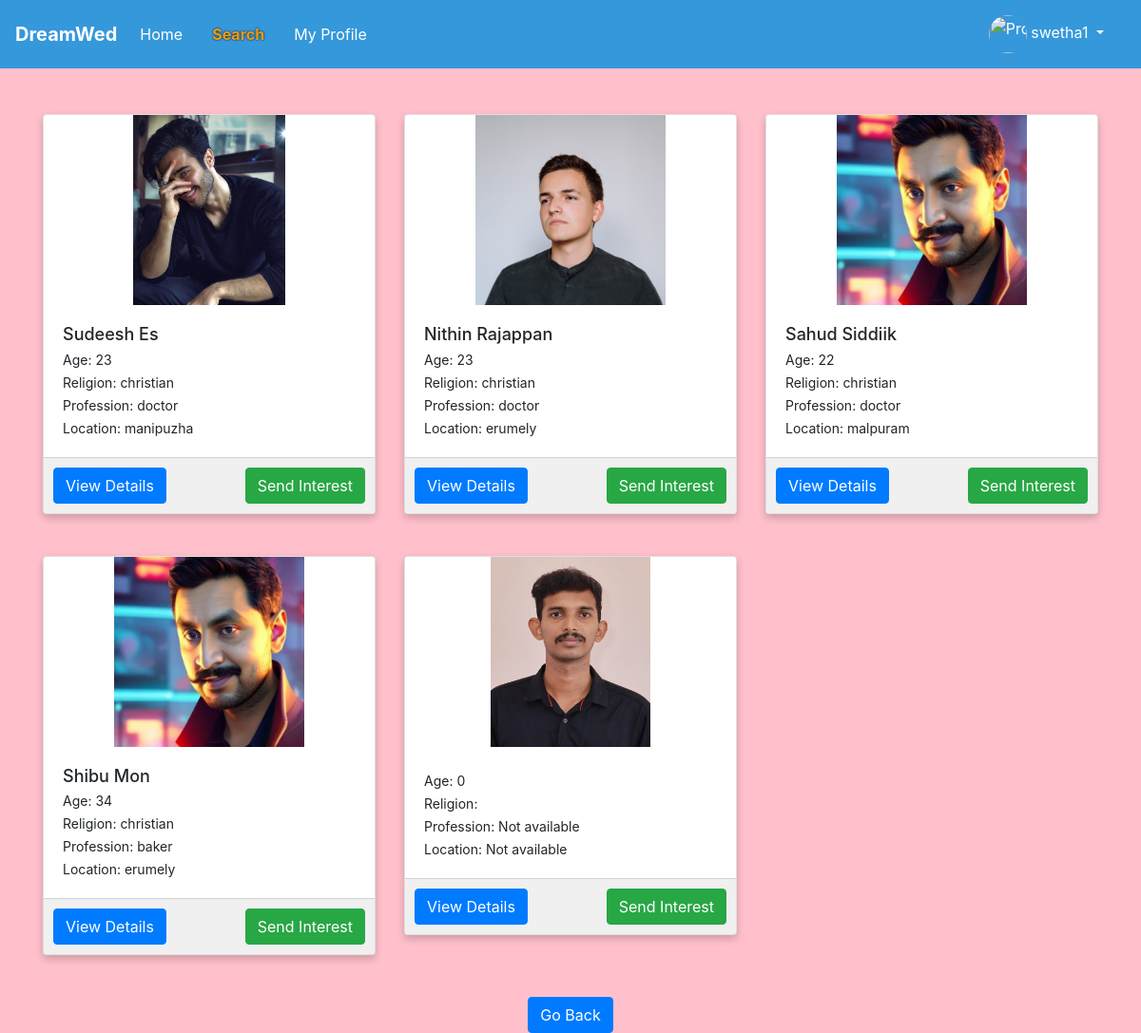
/matint/global-search/ (signed in), run on an earlier commit of the app's database.
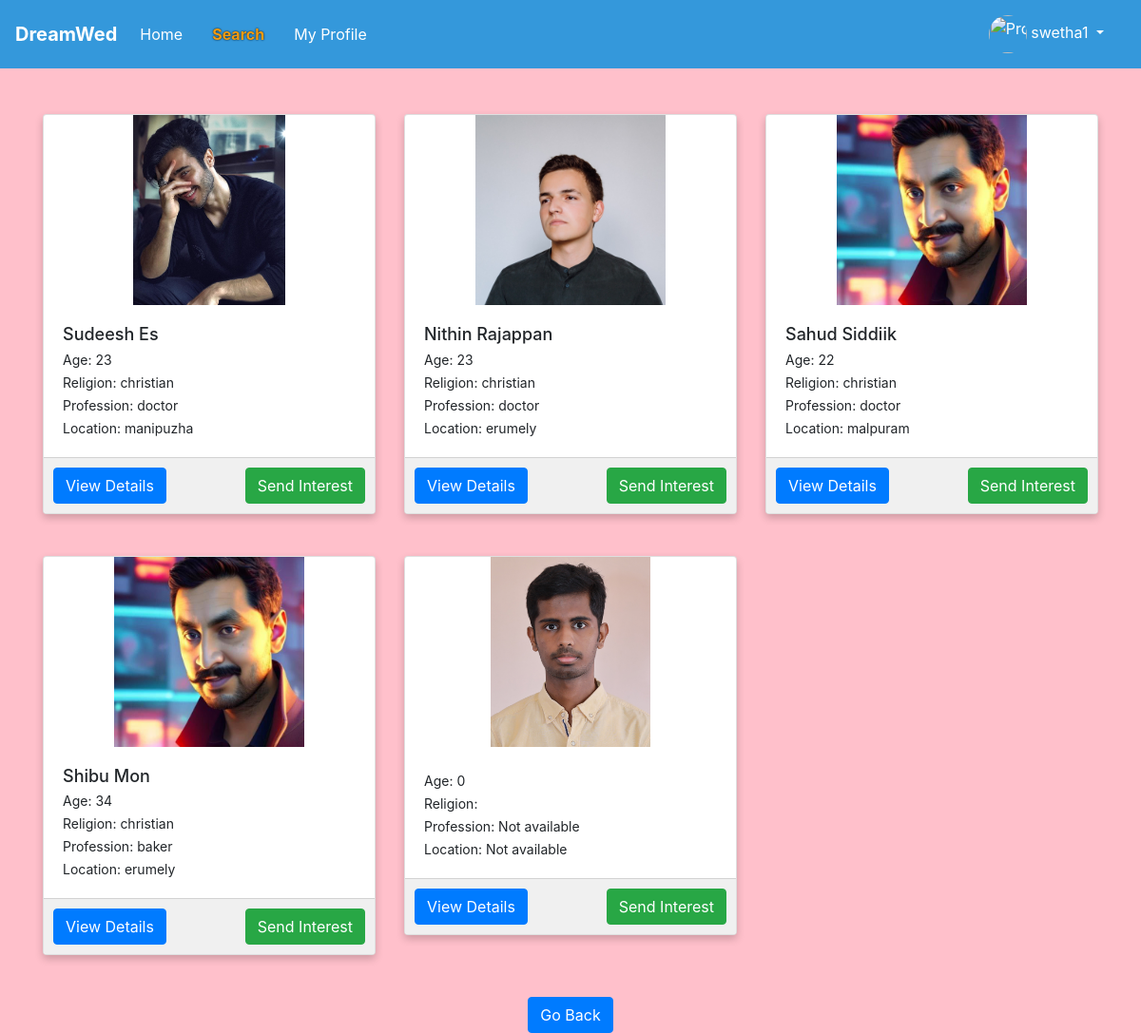
And on a later commit of the database.
### matrimony/models.py (models this page shows, shortened)
class PersonalDetails(models.Model):
    user = models.OneToOneField(User, on_delete=models.CASCADE)  # Create a one-to-one relationship with the User model
    first_name = models.CharField(max_length=100)
    middle_name = models.CharField(max_length=100,blank=True, null=True)
    last_name = models.CharField(max_length=100)
    gender = models.CharField(max_length=10)
    birth_place = models.CharField(max_length=100)
    address = models.CharField(max_length=100)
    date_of_birth = models.DateField()
    blood_group = models.CharField(max_length=10)
    phone_number = models.CharField(max_length=15,unique=True)
    profile_image = models.ImageField(upload_to='profile_images/', blank=True, null=True)  # Define the profile image field
    mother_tongue = models.CharField(max_length=100)
    religion = models.CharField(max_length=100)
    sector = models.CharField(max_length=100)
    perso_fill = models.BooleanField(default=False)
    marital_status = models.CharField(max_length=100)
    about_you = models.TextField(blank=True)
    aadhar_card = models.FileField(upload_to='aadhar_cards/', blank=True, null=True)
    aadhar_valid = models.BooleanField(default=True)
    hobbies = models.ManyToManyField(Hobby, blank=True,null=True)
    def calculate_age(self):
        today = date.today()
        age = today.year - self.date_of_birth.year - ((today.month, today.day) < (self.date_of_birth.month, self.date_of_birth.day))
        return age

### matint/views.py (the view)
# urls.py: path('global-search/', views.global_search, name='global_search'),
@never_cache
@login_required(login_url='accounts:login')
def global_search(request):
    query = {
        'first_name': request.GET.get('first_name', ''),
        'last_name': request.GET.get('last_name', ''),
        'religion': request.GET.get('religion', ''),
        'current_city': request.GET.get('current_city', ''),
        'current_state': request.GET.get('current_state', ''),
        'highest_qualification': request.GET.get('highest_qualification', ''),
        'occupation': request.GET.get('occupation', ''),
        'min_age': request.GET.get('min_age', ''),  # Add min_age field to query dictionary
        'max_age': request.GET.get('max_age', ''),
        'min_height': request.GET.get('min_height', ''),
        'max_height': request.GET.get('max_height', ''),
        'min_weight': request.GET.get('min_weight', ''),
        'max_weight': request.GET.get('max_weight', ''),
    }
    personal_details_qs = PersonalDetails.objects.all()
    if query['first_name']:
        personal_details_qs = personal_details_qs.filter(first_name__icontains=query['first_name'])
    if query['last_name']:
        personal_details_qs = personal_details_qs.filter(last_name__icontains=query['last_name'])
    if query['religion']:
        personal_details_qs = personal_details_qs.filter(religion__icontains=query['religion'])
    if query['min_age']:
        min_age = int(query['min_age'])
        min_birth_year = date.today().year - min_age
        min_birth_date = date(min_birth_year, date.today().month, date.today().day)
        personal_details_qs = personal_details_qs.filter(date_of_birth__lte=min_birth_date)
    if query['max_age']:
        max_age = int(query['max_age'])
        max_birth_year = date.today().year - max_age - 1
        max_birth_date = date(max_birth_year, date.today().month, date.today().day)
        personal_details_qs = personal_details_qs.filter(date_of_birth__gte=max_birth_date)
    location_details_qs = LocationDetails.objects.all()
    if query['current_city']:
        location_details_qs = location_details_qs.filter(current_city__iexact=query['current_city'])
    if query['current_state']:
        location_details_qs = location_details_qs.filter(current_state__iexact=query['current_state'])
        location_users = location_details_qs.values_list('user', flat=True)
        personal_details_qs = personal_details_qs.filter(user__in=location_users)
    educational_details_qs = EducationalDetails.objects.all()
    if query['highest_qualification']:
        educational_details_qs = educational_details_qs.filter(highest_qualification__icontains=query['highest_qualification'])
        educational_users = educational_details_qs.values_list('user', flat=True)
        personal_details_qs = personal_details_qs.filter(user__in=educational_users)
    employment_details_qs = EmploymentDetails.objects.all()
    if query['occupation']:
        employment_details_qs = employment_details_qs.filter(occupation__icontains=query['occupation'])
        employment_users = employment_details_qs.values_list('user', flat=True)
        personal_details_qs = personal_details_qs.filter(user__in=employment_users)
    physical_details_qs = PhysicalDetails.objects.all()
    if query['min_height']:
        min_height = float(query['min_height'])
        physical_details_qs = physical_details_qs.filter(height__gte=min_height)
        physical_users = physical_details_qs.values_list('user_id', flat=True)
        personal_details_qs = personal_details_qs.filter(user_id__in=physical_users)
    if query['max_height']:
        max_height = float(query['max_height'])
        physical_details_qs = physical_details_qs.filter(height__lte=max_height)
        physical_users = physical_details_qs.values_list('user_id', flat=True)
        personal_details_qs = personal_details_qs.filter(user_id__in=physical_users)
    if query['min_weight']:
        min_weight = float(query['min_weight'])
        physical_details_qs = physical_details_qs.filter(weight__gte=min_weight)
        physical_users = physical_details_qs.values_list('user_id', flat=True)
        personal_details_qs = personal_details_qs.filter(user_id__in=physical_users)
    if query['max_weight']:
        max_weight = float(query['max_weight'])
        physical_details_qs = physical_details_qs.filter(weight__lte=max_weight)
        physical_users = physical_details_qs.values_list('user_id', flat=True)
        personal_details_qs = personal_details_qs.filter(user_id__in=physical_users)
    user_gender = None
    if request.user.is_authenticated:
        user = request.user
        try:
            personal_details = PersonalDetails.objects.get(user=user)
            user_gender = personal_details.gender
        except PersonalDetails.DoesNotExist:
            pass
    if user_gender:
        personal_details_qs = personal_details_qs.exclude(gender=user_gender)
    logged_in_user = request.user if request.user.is_authenticated else None
    if logged_in_user:
        blocked_users = BlockedUser.objects.filter(user=logged_in_user).values_list('blocked_user', flat=True)
        not_interested_users = NotInterested.objects.filter(user=logged_in_user).values_list('not_interested_user', flat=True)
        excluded_users = list(blocked_users) + list(not_interested_users)
        personal_details_qs = personal_details_qs.exclude(user__in=excluded_users)
    context = {
        'query': query,
        'personal_details': personal_details_qs,
        'location_details': location_details_qs,
        'educational_details': educational_details_qs,
        'employment_details': employment_details_qs,
        'physical_details': physical_details_qs,
    }
    return render(request, 'matint/search_results.html', context)

### matint/templates/matint/search_results.html (shortened to what this page needs)
{%load static %}
<nav class="navbar navbar-expand-lg navbar-light custom-navbar">
    <a class="navbar-brand" href="{% url 'matrimony:home' %}">DreamWed</a>
    <div class="collapse navbar-collapse" id="navbarNav">
        <ul class="navbar-nav">
            <li class="nav-item ">
                <a class="nav-link" href="{% url 'matrimony:home' %}">Home</a>
            </li>
            <li class="nav-item active">
                <a class="nav-link" href="{% url 'matint:search_page' %}">Search</a>
            </li>
            <li class="nav-item">
                <a class="nav-link" href="{% url 'matrimony:myprofile' %}">My Profile</a>
            </li>
        </ul>
        <ul class="navbar-nav ml-auto">
            <li class="nav-item dropdown">
                <a class="nav-link dropdown-toggle" href="#" id="profileDropdown" role a "button" data-toggle="dropdown" aria-haspopup="true" aria-expanded="false">
                    <img src="{{ request.session.profile_image_url }}" alt="Profile Picture" width="40" height="40" class="rounded-circle">
                    {{ request.session.suser }}
                </a>
            </li>
        </ul>
    </div>
</nav>
{% if personal_details %}
    <div class="container mt-5">
        <div class="row">
            {% for profile in personal_details %}
                <div class="col-lg-4 col-md-6 mb-4">
                    <div class="card">
                        <div class="img-container">
                            {% if profile.profile_image %}
                                <img src="{{ profile.profile_image.url }}" class="card-img-top card-img-fixed-height" alt="Profile Picture" style="object-fit: contain;">
                            {% else %}
                                <img src="{% static '/nodp/no.jpg' %}" class="card-img-top card-img-fixed-height" alt="Placeholder Image">
                            {% endif %}
                        </div>
                        <div class="card-body">
                            <h5 class="card-title">{{ profile.first_name|title }} {{ profile.last_name|title }}</h5>
                            <p class="card-text">Age: {{ profile.calculate_age }}</p>
                            <p class="card-text">Religion: {{ profile.religion }}</p>
                            {% with profile.user.employmentdetails_set.first as employment %}
                                {% with profile.user.locationdetails_set.first as location %}
                                    {% if employment %}
                                        <p class="card-text">Profession: {{ employment.occupation }}</p>
                                    {% else %}
                                        <p class="card-text">Profession: Not available</p>
                                    {% endif %}
                                    {% if location %}
                                        <p class="card-text">Location: {{ location.current_city }}</p>
                                    {% else %}
                                        <p class="card-text">Location: Not available</p>
                                    {% endif %}
                                {% endwith %}
                            {% endwith %}
                        </div>
                        <div class="card-footer">
                            <a href="{% url 'matrimony:user_detail' user_id=profile.user.id %}" class="btn btn-primary">View Details</a>
                            <a href="{% url 'matint:send_interest' user_id=profile.user.id %}" class="btn btn-success">Send Interest</a>
                        </div>
                    </div>
                </div>
            {% endfor %}
        </div>
    </div>
{% endif %}
<div class="center-button">
    <a href="{% url 'matint:search_page' %}" class="btn btn-primary btn-back">Go Back</a>
</div>
<link rel="stylesheet" href="https://maxcdn.bootstrapcdn.com/bootstrap/4.5.2/css/bootstrap.min.css">

What changed in the data, as far as the page shows it:
changed PersonalDetails (number 5 of 5 on the later page): profile_image: a different picture
